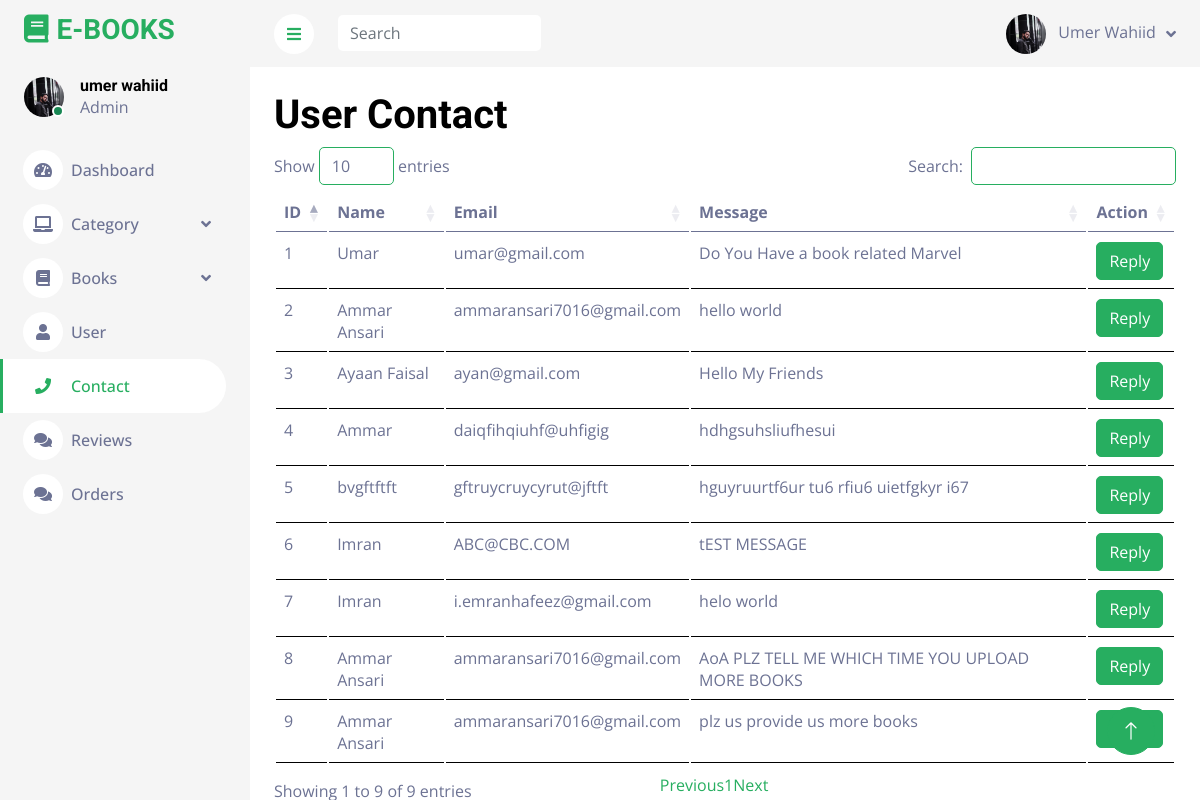
Page /dashboard/views/index.php?contact (signed in) on the committed database.
### tables this page shows
CREATE TABLE `tbl_user_contact` (
  `contact_id` int(11) NOT NULL,
  `contact_name` varchar(25) NOT NULL,
  `contact_email` varchar(25) NOT NULL,
  `contact_message` varchar(500) NOT NULL
);

### dashboard/views/contact.php (the view, shortened to what this page needs)
<?php
require "../apis/connection.php";
?>
<!DOCTYPE html>
<html lang="en">
<head>
</head>
<body>
    <h1>User Contact</h1>
    <table id="mytable" class="table">
        <thead>
            <tr>
                <th>ID</th>
                <th>Name</th>
                <th>Email</th>
                <th>Message</th>
                <th>Action</th>
            </tr>
        </thead>
        <tbody>
            <?php
            $fetch_contact = mysqli_query($con, "SELECT * from tbl_user_contact");
            while ($contact_row = mysqli_fetch_array($fetch_contact)) {
                echo '
                        <tr>
                            <td>' . $contact_row[0] . '</td>
                            <td>' . $contact_row[1] . '</td>
                            <td>' . $contact_row[2] . '</td>
                            <td>' . $contact_row[3] . '</td>
                            <td>
                                <a href="" class="btn btn-primary">Reply</a>
                            </td>
                        </tr>
                    ';
            }
            ?>
        </tbody>
    </table>
</body>
</html>

### dashboard/views/css/style.css (style rules this page uses)
:root { --primary: #27ae60; --secondary: whitesmoke; --light: #6C7293; --dark: white; }
.btn { transition: .5s; }

### rows in the picture
tbl_user_contact: contact_id "1", contact_name "Umar", contact_email "umar@gmail.com", contact_message "Do You Have a book related Marvel"
tbl_user_contact: contact_id "2", contact_name "Ammar Ansari", contact_email "ammaransari7016@gmail.com", contact_message "hello world"
tbl_user_contact: contact_id "3", contact_name "Ayaan Faisal", contact_email "ayan@gmail.com", contact_message "Hello My Friends"
tbl_user_contact: contact_id "4", contact_name "Ammar", contact_email "daiqfihqiuhf@uhfigig", contact_message "hdhgsuhsliufhesui"
tbl_user_contact: contact_id "5", contact_name "bvgftftft", contact_email "gftruycruycyrut@jftft", contact_message "hguyruurtf6ur tu6 rfiu6 uietfgkyr i67"
tbl_user_contact: contact_id "6", contact_name "Imran", contact_email "ABC@CBC.COM", contact_message "tEST MESSAGE"
tbl_user_contact: contact_id "7", contact_name "Imran", contact_email "i.emranhafeez@gmail.com", contact_message "helo world"
tbl_user_contact: contact_id "8", contact_name "Ammar Ansari", contact_email "ammaransari7016@gmail.com", contact_message "AoA PLZ TELL ME WHICH TIME YOU UPLOAD MORE BOOKS"
tbl_user_contact: contact_id "9", contact_name "Ammar Ansari", contact_email "ammaransari7016@gmail.com", contact_message "plz us provide us more books"
